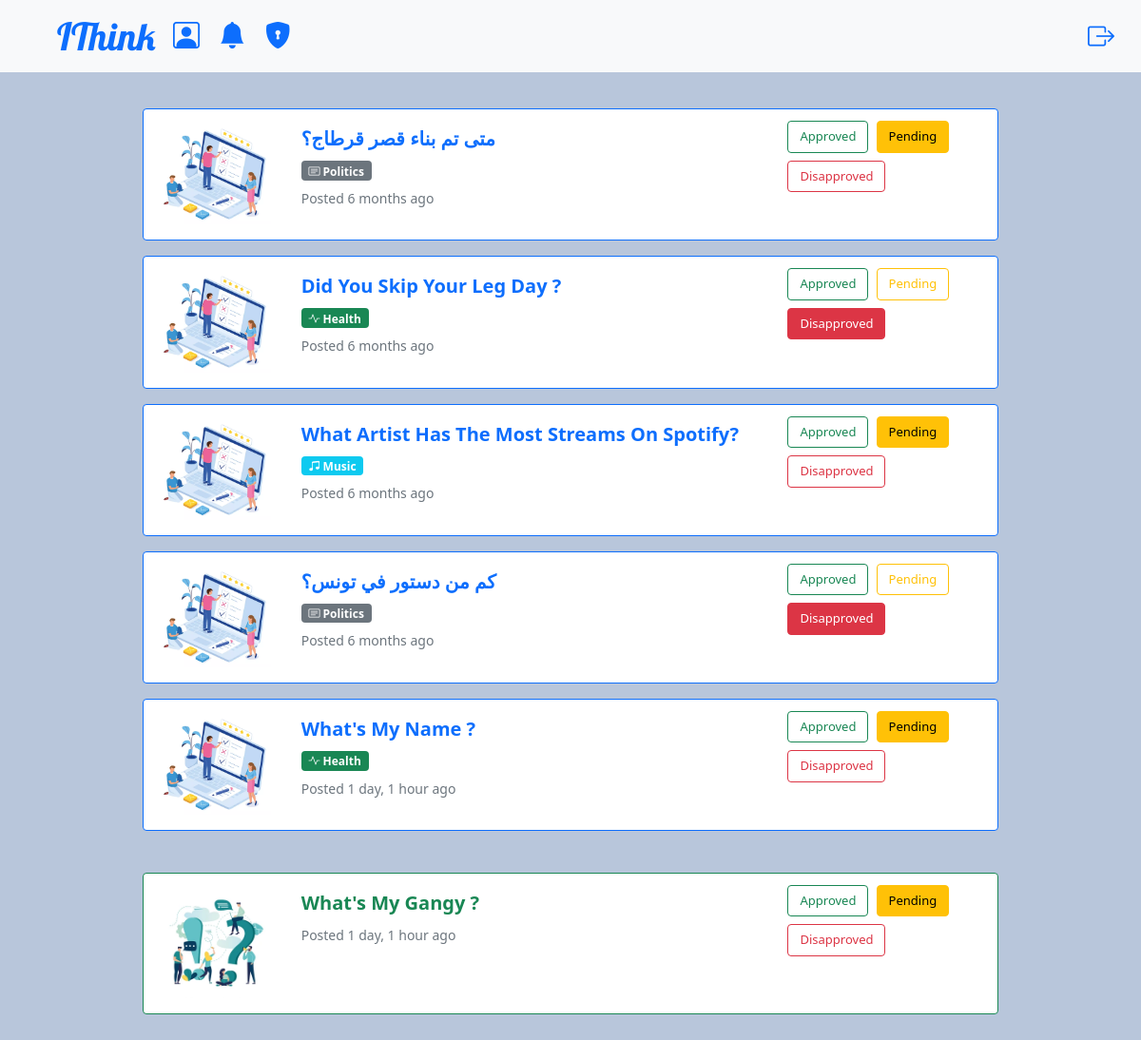
The app's page /staffEdit (signed in) with its own data.
### polls/models.py (models this page shows, shortened)
class poll(models.Model):
    genres = (
        ('p', 'politics'),
        ('s', 'sports'),
        ('g', 'gaming'),
        ('h', 'health'),
        ('m', 'music'),
    )
    status = (
        ('approved', 'approved'),
        ('pending', 'pending'),
        ('disapproved', 'disapproved')
    )
    creator = models.CharField(max_length=30)
    status = models.CharField(
        max_length=11, choices=status, default="pending")
    question = models.CharField(max_length=200)
    genre = models.CharField(max_length=10, choices=genres)
    answer1 = models.CharField(max_length=200, blank=True, null=True)
    count1 = models.IntegerField(default=0)
    answer2 = models.CharField(max_length=200, blank=True, null=True)
    count2 = models.IntegerField(default=0)
    answer3 = models.CharField(max_length=200, blank=True, null=True)
    count3 = models.IntegerField(default=0)
    answer4 = models.CharField(max_length=200, blank=True, null=True)
    count4 = models.IntegerField(default=0)
    answer5 = models.CharField(max_length=200, blank=True, null=True)
    count5 = models.IntegerField(default=0)
    answer6 = models.CharField(max_length=200, blank=True, null=True)
    count6 = models.IntegerField(default=0)
    created_time = models.DateTimeField(default=timezone.now)

### questions/models.py (models this page shows, shortened)
class question(models.Model):
    status = (
        ("approved", "approved"),
        ("pending", "pending"),
        ("disapproved", "disapproved")
    )
    status = models.CharField(
        max_length=11, choices=status, default="pending")
    question = models.CharField(max_length=200)
    creator = models.CharField(max_length=30)
    created_time = models.DateTimeField(default=timezone.now)

### polls/views.py (the view)
# urls.py: path("staffEdit", staffEditlist.as_view(), name="staffEdit"),
class staffEditlist(LoginRequiredMixin, ListView):
    model = poll
    template_name = "staffEdit.html"
    def get_context_data(self, **kwargs):
        context = super().get_context_data(**kwargs)
        context["polls"] = poll.objects.filter(
            status__in=["disapproved", "pending"]).order_by("created_time")
        context["questions"] = question.objects.filter(
            status__in=["disapproved", "pending"]).order_by("created_time")
        return context

### templates/staffEdit.html (shortened to what this page needs)
<html lang="en">
    <head>
        {% extends 'main.html' %} {% load static %}
        {% block content %}
        <div
            class="container bg_light"
            style="width: 77%; margin-top: 3.2%"
        >
            {% for poll in polls %}
            <div class="card mb-3 mt-2 border-primary">
                <div class="row g-0">
                    <div class="col-md-2">
                        <img src="{% static "images/poll.png" %}"
                        class="img-fluid rounded-start p-3" alt="...">
                    </div>
                    <div class="col-md-7">
                        <div class="card-body">
                            <a href="{% url 'poll_vote' poll.pk %}" class="card-title text-decoration-none fs-5 fw-bold" >{{ poll.question|title }}</a>
                              {% if poll.genre == "p" %}
                              <h6><span class="badge badge-pill bg-secondary mt-2"><i class="bi bi-card-text"></i> Politics</span></h6>
                              {% endif %}
                              {% if poll.genre == "h" %}
                              <h6><span class="badge badge-pill bg-success mt-2"><i class="bi bi-activity"></i> Health</span></h6>
                              {% endif %}
                              {% if poll.genre == "m" %}
                              <h6><span class="badge badge-pill bg-info mt-2"><i class="bi bi-music-note-beamed"></i> Music</span></h6>
                              {% endif %}
                            <p class="card-text">
                                <small class="text-muted"
                                    >Posted {{ poll.created_time|timesince }} ago</small
                                >
                            </p>
                        </div>
                    </div>
                    <div class="col mt-2">
                            {% if poll.status == "approved" %}
                                    <a href="{% url "changeStatus" poll.pk "approved" "poll"%}" type="submit" class="btn btn-success m-1" style="font-size:13px" name="" >Approved</a>
                            {% else %}
                                    <a href="{% url "changeStatus" poll.pk "approved" "poll"%}" type="submit" class="btn btn-outline-success m-1" style="font-size:13px" name="approved" >Approved</a>
                            {% endif %}
                            {% if poll.status == "pending" %}
                                    <a href="{% url "changeStatus" poll.pk "pending" "poll"%}" type="submit" class="btn btn-warning" style="font-size:13px" name="" >Pending</a>
                            {% else %}
                                    <a href="{% url "changeStatus" poll.pk "pending" "poll"%}" type="submit" class="btn btn-outline-warning" style="font-size:13px" name="pending" >Pending</a>
                            {% endif %}
                            {% if poll.status == "disapproved" %}
                                    <a href="{% url "changeStatus" poll.pk "disapproved" "poll"%}" type="submit" class="btn btn-danger m-1" style="font-size:13px" name="" >Disapproved</a>
                            {% else %}
                                    <a href="{% url "changeStatus" poll.pk "disapproved" "poll"%}" type="submit" class="btn btn-outline-danger m-1" style="font-size:13px" name="disapproved" >Disapproved</a>
                            {% endif %}
                    </div>
                </div>
            </div>
            {% endfor %}
            <div class="" style="height:20px"></div>
            {% for question in questions %}
            <div class="card mb-3 mt-2 border-success">
                <div class="row g-0">
                    <div class="col-md-2">
                        <img src="{% static "images/q&a.png" %}"
                        class="img-fluid rounded-start p-3" alt="...">
                    </div>
                    <div class="col-md-7">
                        <div class="card-body">
                            <a href="{% url "question_answer" question.pk %}" class="card-title text-decoration-none fs-5 fw-bold text-success" >{{ question.question|title }}</a>
                            <p class="card-text mt-2">
                                <small class="text-muted"
                                    >Posted {{ question.created_time|timesince }} ago</small
                                >
                            </p>
                        </div>
                    </div>
                    <div class="col mt-2">
                            {% if question.status == "approved" %}
                                    <a href="{% url "changeStatus" question.pk "approved" "question" %}" type="submit" class="btn btn-success m-1" style="font-size:13px" name="" >Approved</a>
                            {% else %}
                                    <a href="{% url "changeStatus" question.pk "approved" "question" %}" type="submit" class="btn btn-outline-success m-1" style="font-size:13px" name="approved" >Approved</a>
                            {% endif %}
                            {% if question.status == "pending" %}
                                    <a href="{% url "changeStatus" question.pk "pending" "question" %}" type="submit" class="btn btn-warning" style="font-size:13px" name="" >Pending</a>
                            {% else %}
                                    <a href="{% url "changeStatus" question.pk "pending" "question" %}" type="submit" class="btn btn-outline-warning" style="font-size:13px" name="pending" >Pending</a>
                            {% endif %}
                            {% if question.status == "disapproved" %}
                                    <a href="{% url "changeStatus" question.pk "disapproved" "question" %}" type="submit" class="btn btn-danger m-1" style="font-size:13px" name="" >Disapproved</a>
                            {% else %}
                                    <a href="{% url "changeStatus" question.pk "disapproved" "question" %}" type="submit" class="btn btn-outline-danger m-1" style="font-size:13px" name="disapproved" >Disapproved</a>
                            {% endif %}
                    </div>
                </div>
            </div>
            {% endfor %}
            <div class="" style="height:50px"></div>
        </div>
        {% endblock content %}

### static/css/styles.css (style rules this page uses)
body { background-color: #b8c6db; }
.container { margin-top: 50px; box-shadow: 0 0 10px 12px rbga(100, 100, 100, 0.1); border-radius: 10px; }

### records on screen
poll: question "متى تم بناء قصر قرطاج؟", genre "p" (drawn), created_time "6 months", status "Approved"
poll: question "Did You Skip Your Leg Day ?", genre "h" (drawn), created_time "6 months", status "Approved"
poll: question "What Artist Has The Most Streams On Spotify?", genre "m" (drawn), created_time "6 months", status "Approved"
poll: question "كم من دستور في تونس؟", genre "p" (drawn), created_time "6 months", status "Approved"
poll: question "What's My Name ?", genre "h" (drawn), created_time "1 day, 1 hour", status "Approved"
question: question "What's My Gangy ?", created_time "1 day, 1 hour", status "Approved"
